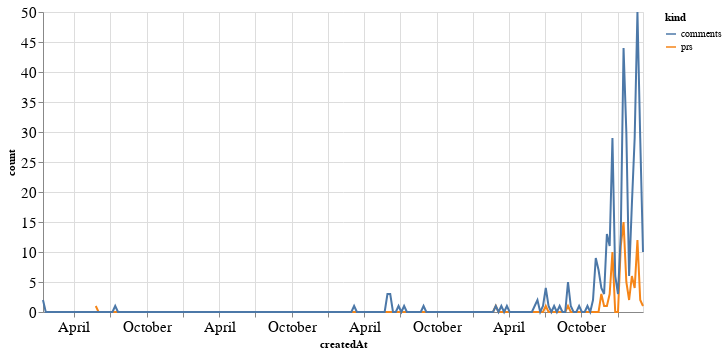

Notebook source saved alongside this figure:
### Code cell
alt.Chart(total_time, width=600).mark_line().encode(
    x='createdAt',
    y='count',
    color='kind'
)

### Figure 1 — Vega-Lite specification as saved in the notebook (floating-point values rounded to 4 significant figures; data arrays with more than 128 entries replaced by an {"elided": "..."} marker saying what was removed)
{"config": {"axisLeft": {"labelFontSize": 15}, "axisBottom": {"labelFontSize": 15}}, "data": {"name": "data-27c75ca3589e6f50b27701f78596c1f7"}, "mark": "line", "encoding": {"color": {"field": "kind", "type": "nominal"}, "x": {"field": "createdAt", "type": "temporal"}, "y": {"field": "count", "type": "quantitative"}}, "width": 600, "$schema": "https://vega.github.io/schema/vega-lite/v4.17.0.json", "datasets": {"data-27c75ca3589e6f50b27701f78596c1f7": {"elided": "434 records"}}}
